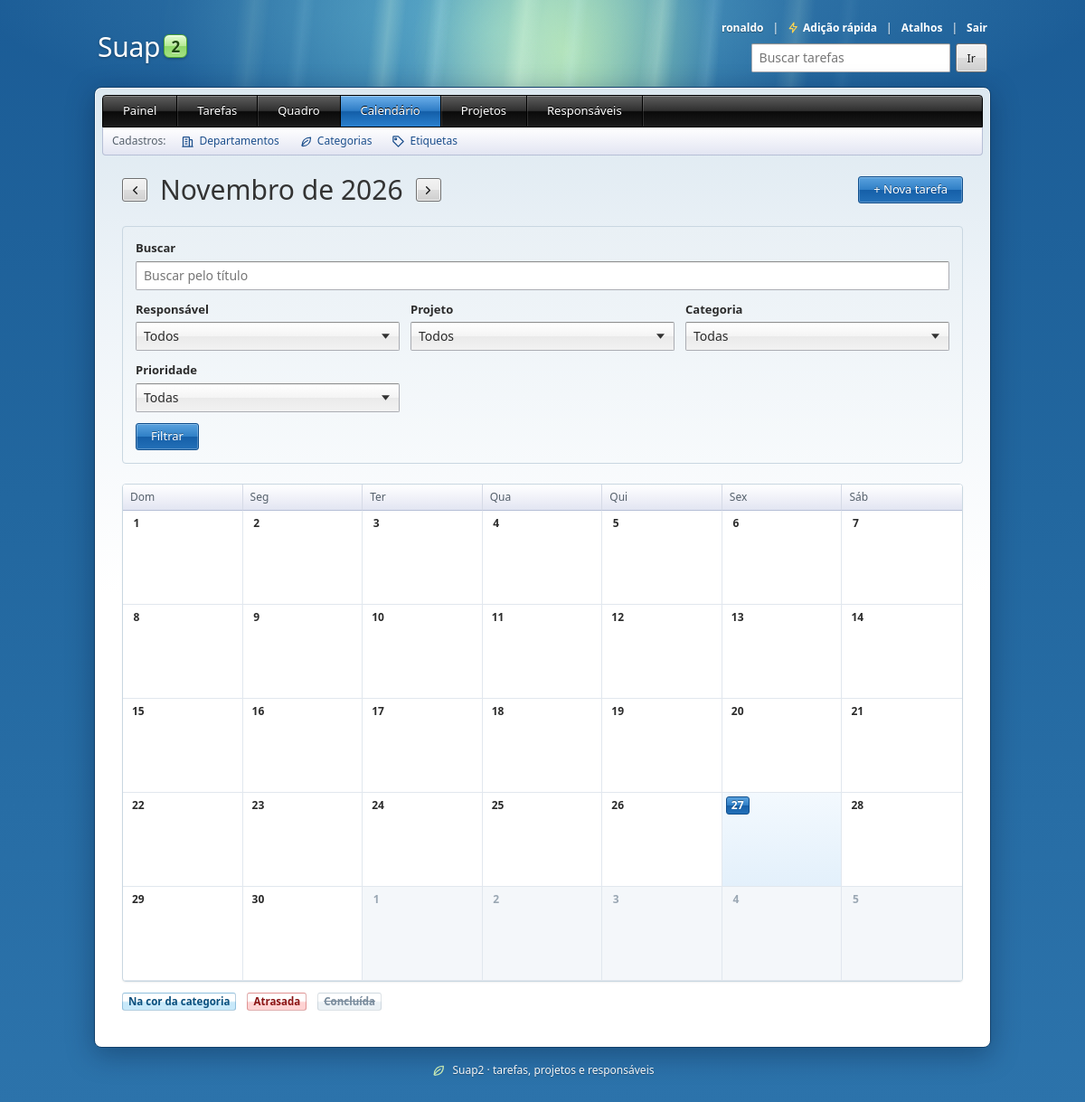
/calendario/ (signed in), run on an earlier commit of the app's database.
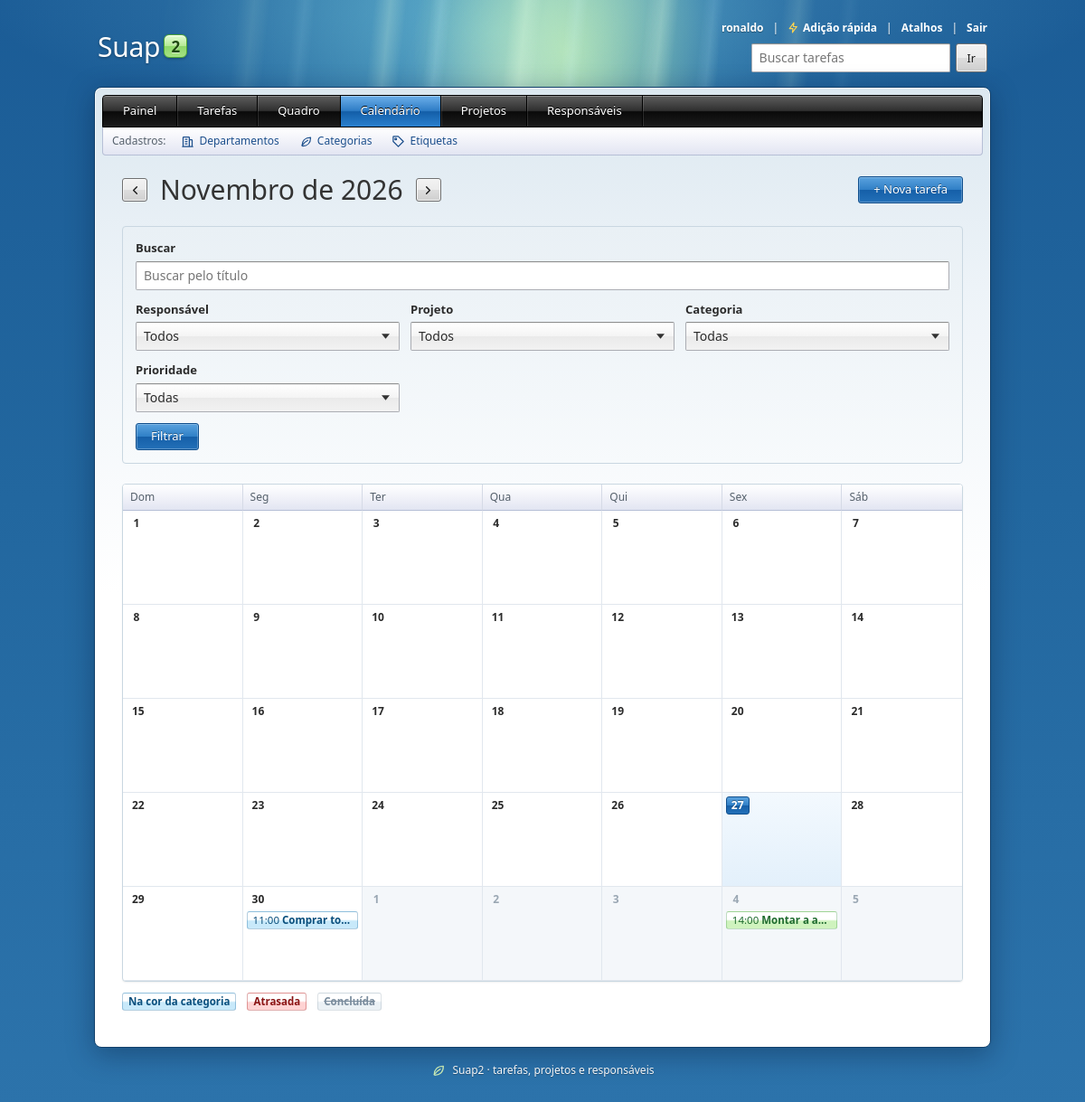
And on a later commit of the database.
### Suap2APP/models.py (models this page shows, shortened)
class Tarefa(models.Model):
    PRIORIDADES = [
        ('alta', 'Alta'),
        ('media', 'Média'),
        ('baixa', 'Baixa'),
    ]
    SITUACOES = [
        ('a_fazer', 'A fazer'),
        ('em_andamento', 'Em andamento'),
        ('concluida', 'Concluída'),
    ]
    titulo = models.CharField(max_length=100)
    criada_em = models.DateTimeField(auto_now_add=True)
    prazo = models.DateTimeField()
    prioridade = models.CharField(max_length=5, choices=PRIORIDADES, default='media')
    iniciada_em = models.DateTimeField(null=True, blank=True)
    concluida_em = models.DateTimeField(null=True, blank=True)
    lembrete_enviado_em = models.DateTimeField(null=True, blank=True, editable=False)
    pessoa_responsavel = models.ForeignKey(Responsavel, on_delete=models.PROTECT)
    projeto = models.ForeignKey(Projeto, on_delete=models.SET_NULL, null=True, blank=True, related_name='tarefas')
    categoria = models.ForeignKey(Categoria, on_delete=models.SET_NULL, null=True, blank=True, related_name='tarefas')
    etiquetas = models.ManyToManyField(Etiqueta, blank=True, related_name='tarefas')
    objects = TarefaQuerySet.as_manager()
    class Meta:
        verbose_name = 'Tarefa'
        verbose_name_plural = 'Tarefas'
        ordering = [models.F('concluida_em').asc(nulls_first=True), 'prazo']

### Suap2APP/views.py (the view)
# urls.py: path('calendario/', views.CalendarioView.as_view(), name='calendario'),
class CalendarioView(LeituraMixin, TemplateView):
    template_name = 'Suap2APP/calendario.html'
    def mes_pedido(self):
        hoje = timezone.localdate()
        m = MES.fullmatch(self.request.GET.get('mes', ''))
        if m:
            try:
                return date(int(m[1]), int(m[2]), 1)
            except ValueError:
                pass
        return hoje.replace(day=1)
    def get_context_data(self, **kwargs):
        context = super().get_context_data(**kwargs)
        agora = timezone.now()
        hoje = timezone.localdate()
        primeiro = self.mes_pedido()
        semanas = calendar.Calendar(firstweekday=6).monthdatescalendar(primeiro.year, primeiro.month)
        inicio = timezone.make_aware(datetime.combine(semanas[0][0], time.min))
        fim = timezone.make_aware(datetime.combine(semanas[-1][-1] + timedelta(days=1), time.min))
        filtro = TarefaFiltroForm(self.request.GET)
        tarefas = filtro.filtrar(
            Tarefa.objects.select_related('categoria', 'pessoa_responsavel'), agora, com_status=False,
        ).filter(prazo__gte=inicio, prazo__lt=fim).order_by('prazo')
        por_dia = defaultdict(list)
        for tarefa in tarefas:
            por_dia[timezone.localdate(tarefa.prazo)].append(tarefa)
        context['semanas'] = [
            [
                {'data': dia, 'tarefas': por_dia[dia], 'fora': dia.month != primeiro.month, 'hoje': dia == hoje}
                for dia in semana
            ]
            for semana in semanas
        ]
        context['agenda'] = [
            dia for semana in context['semanas'] for dia in semana if dia['tarefas'] and not dia['fora']
        ]
        anterior = (primeiro - timedelta(days=1)).replace(day=1)
        proximo = (primeiro + timedelta(days=32)).replace(day=1)
        context.update(
            mes=primeiro,
            mes_anterior=f'{anterior:%Y-%m}',
            mes_proximo=f'{proximo:%Y-%m}',
            e_mes_atual=primeiro == hoje.replace(day=1),
            dias_da_semana=DIAS_DA_SEMANA,
            filtro=filtro,
            filtrando=any(self.request.GET.get(campo) for campo in filtro.fields),
            now=agora,
        )
        return context

### Suap2APP/context_processors.py (called while the page is built)
def acesso(request):
    return {
        'visitante': e_visitante(request),
        'pode_editar': request.user.is_authenticated,
    }

### Suap2APP/forms.py (called while the page is built, shortened)
    def filtrar(self, tarefas, agora, com_status=True):
        if not self.is_valid():
            return tarefas
        dados = self.cleaned_data
        if dados['q']:
            tarefas = tarefas.filter(titulo__icontains=dados['q'])
        if dados['responsavel']:
            tarefas = tarefas.filter(pessoa_responsavel=dados['responsavel'])
        if dados['projeto']:
            tarefas = tarefas.filter(projeto=dados['projeto'])
        if dados['categoria']:
            tarefas = tarefas.filter(categoria=dados['categoria'])
        if dados['etiqueta']:
            tarefas = tarefas.filter(etiquetas=dados['etiqueta'])
        if dados['prioridade']:
            tarefas = tarefas.filter(prioridade=dados['prioridade'])
        if not com_status:
            return tarefas

### Suap2APP/models.py (called while the page is built)
    def __str__(self):
        return self.nome

    def __str__(self):
        return self.nome

    def __str__(self):
        return self.nome

### Suap2APP/views.py (called while the page is built)
def e_visitante(request):
    return not request.user.is_authenticated and request.session.get(SESSAO_VISITANTE, False)

### Suap2APP/templates/Suap2APP/calendario.html (shortened to what this page needs)
{% extends 'Suap2APP/base.html' %}
{% block content %}
    <div class="cabecalho">
        <div class="calendario-navegacao">
            <a class="btn btn-small btn-icone" href="{% querystring mes=mes_anterior %}" title="Mês anterior">
                <svg aria-hidden="true"><use href="#i-seta-esq"></use></svg><span class="visualmente-oculto">Mês anterior</span>
            </a>
            <h1>{{ mes|date:"F \d\e Y"|capfirst }}</h1>
            <a class="btn btn-small btn-icone" href="{% querystring mes=mes_proximo %}" title="Próximo mês">
                <svg aria-hidden="true"><use href="#i-seta-dir"></use></svg><span class="visualmente-oculto">Próximo mês</span>
            </a>
        </div>
        {% if pode_editar %}
            <a class="btn btn-primary" href="{% url 'tarefa_create' %}">
                + Nova tarefa
            </a>
        {% endif %}
    </div>
    <details class="filtros-recolhivel" data-filtros{% if filtrando %} data-filtrando{% endif %} open>
        <form method="get" class="filtros" role="search">
            <div class="filtro-busca">
                <label for="{{ filtro.q.id_for_label }}">{{ filtro.q.label }}</label>
                {{ filtro.q }}
            </div>
            {% for campo in filtro %}
                {% if campo.name == 'responsavel' or campo.name == 'projeto' or campo.name == 'categoria' or campo.name == 'prioridade' %}
                    <div>
                        <label for="{{ campo.id_for_label }}">{{ campo.label }}</label>
                        {{ campo }}
                    </div>
                {% endif %}
            {% endfor %}
            <div class="filtro-botoes">
                <button type="submit" class="btn btn-primary">Filtrar</button>
            </div>
        </form>
    </details>
    <div class="calendario" role="grid" aria-label="{{ mes|date:'F \d\e Y' }}">
        <div class="calendario-semana" role="row">
            {% for nome in dias_da_semana %}<div role="columnheader">{{ nome }}</div>{% endfor %}
        </div>
        {% for semana in semanas %}
            <div class="calendario-dias" role="row">
                {% for dia in semana %}
                    <div class="dia{% if dia.fora %} dia-fora{% endif %}{% if dia.hoje %} dia-hoje{% endif %}" role="gridcell">
                        <span class="dia-numero">{{ dia.data.day }}</span>
                        {% for tarefa in dia.tarefas|slice:":3" %}
                            {% include 'Suap2APP/_evento.html' %}
                        {% endfor %}
                    </div>
                {% endfor %}
            </div>
        {% endfor %}
    </div>
    <div class="legenda">
        <span class="evento cor-azul">Na cor da categoria</span>
        <span class="evento evento-atrasada">Atrasada</span>
        <span class="evento cor-cinza evento-concluida">Concluída</span>
    </div>
{% endblock %}

### Suap2APP/templates/Suap2APP/_evento.html
<a class="evento {% if tarefa.concluida_em %}cor-{{ tarefa.categoria.cor|default:'cinza' }} evento-concluida{% elif tarefa.prazo < now %}evento-atrasada{% else %}cor-{{ tarefa.categoria.cor|default:'cinza' }}{% endif %}"
   href="{% url 'tarefa_detail' tarefa.pk %}"
   title="{{ tarefa.titulo }} · {{ tarefa.prazo|date:'d/m H:i' }} · {{ tarefa.pessoa_responsavel.nome }}"><span class="evento-hora">{{ tarefa.prazo|date:"H:i" }}</span> {{ tarefa.titulo }}</a>

What changed in the data, as far as the page shows it:
added Tarefa: prazo "11:00", titulo "Comprar to…", shown under "30"
added Tarefa: prazo "14:00", titulo "Montar a a…", shown under "4"
